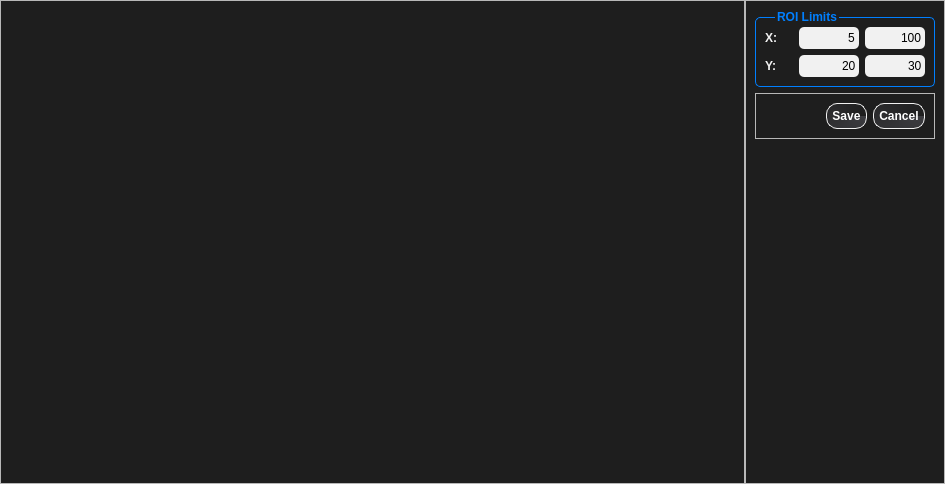
<?xml version="1.0" encoding="UTF-8"?>
<ui version="4.0">
 <class>roi_selector_diamond_widget</class>
 <widget class="QWidget" name="roi_selector_diamond_widget">
  <property name="geometry">
   <rect>
    <x>0</x>
    <y>0</y>
    <width>945</width>
    <height>484</height>
   </rect>
  </property>
  <property name="windowTitle">
   <string>Form</string>
  </property>
  <property name="styleSheet">
   <string notr="true">#roi_selector_diamond_widget{
	background: #1E1E1E;	
}

QLabel ,QGroupBox{
	color: #F1F1F1;
	font-weight: bold;
}

QLineEdit{
	border-radius:5px;
	background: #F1F1F1;
	color: black;
}

QPushButton{
	color:white;
	border-color: black;
	border: 1px solid #F1F1F1;
	border-radius: 11px;
	font-weight: bold;
	padding: 5px;
	background:qconicalgradient(cx:0.5, cy:0.5, angle:0, stop:0 rgba(30, 30, 30, 255), stop:1 rgba(60, 60, 64, 255))
}

QPushButton::hover{
    border:1px solid #fff;
	margin: 0.5px;
}

QPushPutton::pressed{
   border:1px solid #fff;
	margin: 2px;
}

QGroupBox {
	border: 1px solid #F1F1F1;
	border-radius: 5px;
	margin-top: 7px;
	padding: 0px
}
QGroupBox::title {
     subcontrol-origin: margin;
     left: 20px;
}

#roi_box{
	color: rgba(0, 127, 255, 255);
	border: 1px solid rgba(0, 127, 255, 255);
}
</string>
  </property>
  <layout class="QHBoxLayout" name="horizontalLayout">
   <property name="spacing">
    <number>0</number>
   </property>
   <property name="margin">
    <number>0</number>
   </property>
   <item>
    <widget class="QFrame" name="axes_frame">
     <property name="frameShape">
      <enum>QFrame::StyledPanel</enum>
     </property>
     <property name="frameShadow">
      <enum>QFrame::Raised</enum>
     </property>
    </widget>
   </item>
   <item>
    <widget class="QFrame" name="frame">
     <property name="sizePolicy">
      <sizepolicy hsizetype="Fixed" vsizetype="Preferred">
       <horstretch>0</horstretch>
       <verstretch>0</verstretch>
      </sizepolicy>
     </property>
     <property name="frameShape">
      <enum>QFrame::StyledPanel</enum>
     </property>
     <property name="frameShadow">
      <enum>QFrame::Raised</enum>
     </property>
     <layout class="QVBoxLayout" name="verticalLayout_3">
      <item>
       <widget class="QGroupBox" name="roi_box">
        <property name="minimumSize">
         <size>
          <width>180</width>
          <height>0</height>
         </size>
        </property>
        <property name="maximumSize">
         <size>
          <width>180</width>
          <height>16777215</height>
         </size>
        </property>
        <property name="title">
         <string>ROI Limits</string>
        </property>
        <layout class="QVBoxLayout" name="verticalLayout">
         <item>
          <layout class="QGridLayout" name="gridLayout">
           <item row="0" column="0">
            <widget class="QLabel" name="label_3">
             <property name="text">
              <string>X:</string>
             </property>
            </widget>
           </item>
           <item row="0" column="1">
            <widget class="QLineEdit" name="x_min_txt">
             <property name="minimumSize">
              <size>
               <width>60</width>
               <height>22</height>
              </size>
             </property>
             <property name="maximumSize">
              <size>
               <width>60</width>
               <height>16777215</height>
              </size>
             </property>
             <property name="text">
              <string>5</string>
             </property>
             <property name="alignment">
              <set>Qt::AlignRight|Qt::AlignTrailing|Qt::AlignVCenter</set>
             </property>
            </widget>
           </item>
           <item row="0" column="2">
            <widget class="QLineEdit" name="x_max_txt">
             <property name="minimumSize">
              <size>
               <width>60</width>
               <height>22</height>
              </size>
             </property>
             <property name="maximumSize">
              <size>
               <width>60</width>
               <height>16777215</height>
              </size>
             </property>
             <property name="text">
              <string>100</string>
             </property>
             <property name="alignment">
              <set>Qt::AlignRight|Qt::AlignTrailing|Qt::AlignVCenter</set>
             </property>
            </widget>
           </item>
           <item row="1" column="0">
            <widget class="QLabel" name="label_4">
             <property name="text">
              <string>Y:</string>
             </property>
            </widget>
           </item>
           <item row="1" column="1">
            <widget class="QLineEdit" name="y_min_txt">
             <property name="minimumSize">
              <size>
               <width>60</width>
               <height>22</height>
              </size>
             </property>
             <property name="maximumSize">
              <size>
               <width>60</width>
               <height>16777215</height>
              </size>
             </property>
             <property name="text">
              <string>20</string>
             </property>
             <property name="alignment">
              <set>Qt::AlignRight|Qt::AlignTrailing|Qt::AlignVCenter</set>
             </property>
            </widget>
           </item>
           <item row="1" column="2">
            <widget class="QLineEdit" name="y_max_txt">
             <property name="minimumSize">
              <size>
               <width>60</width>
               <height>22</height>
              </size>
             </property>
             <property name="maximumSize">
              <size>
               <width>60</width>
               <height>16777215</height>
              </size>
             </property>
             <property name="text">
              <string>30</string>
             </property>
             <property name="alignment">
              <set>Qt::AlignRight|Qt::AlignTrailing|Qt::AlignVCenter</set>
             </property>
            </widget>
           </item>
          </layout>
         </item>
        </layout>
       </widget>
      </item>
      <item>
       <widget class="QFrame" name="frame_2">
        <property name="minimumSize">
         <size>
          <width>180</width>
          <height>0</height>
         </size>
        </property>
        <property name="maximumSize">
         <size>
          <width>180</width>
          <height>16777215</height>
         </size>
        </property>
        <property name="frameShape">
         <enum>QFrame::StyledPanel</enum>
        </property>
        <property name="frameShadow">
         <enum>QFrame::Raised</enum>
        </property>
        <layout class="QHBoxLayout" name="horizontalLayout_5">
         <item>
          <spacer name="horizontalSpacer">
           <property name="orientation">
            <enum>Qt::Horizontal</enum>
           </property>
           <property name="sizeHint" stdset="0">
            <size>
             <width>40</width>
             <height>20</height>
            </size>
           </property>
          </spacer>
         </item>
         <item>
          <widget class="QPushButton" name="save_btn">
           <property name="maximumSize">
            <size>
             <width>80</width>
             <height>16777215</height>
            </size>
           </property>
           <property name="text">
            <string>Save</string>
           </property>
          </widget>
         </item>
         <item>
          <widget class="QPushButton" name="cancel_btn">
           <property name="maximumSize">
            <size>
             <width>80</width>
             <height>16777215</height>
            </size>
           </property>
           <property name="text">
            <string>Cancel</string>
           </property>
          </widget>
         </item>
        </layout>
       </widget>
      </item>
      <item>
       <spacer name="verticalSpacer">
        <property name="orientation">
         <enum>Qt::Vertical</enum>
        </property>
        <property name="sizeHint" stdset="0">
         <size>
          <width>20</width>
          <height>40</height>
         </size>
        </property>
       </spacer>
      </item>
     </layout>
    </widget>
   </item>
  </layout>
 </widget>
 <resources/>
 <connections/>
</ui>
